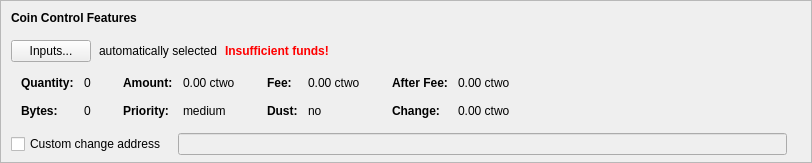
    <widget class="QFrame" name="frameCoinControl">
     <property name="sizePolicy">
      <sizepolicy hsizetype="Expanding" vsizetype="Expanding">
       <horstretch>0</horstretch>
       <verstretch>0</verstretch>
      </sizepolicy>
     </property>
     <property name="maximumSize">
      <size>
       <width>16777215</width>
       <height>16777215</height>
      </size>
     </property>
     <property name="frameShape">
      <enum>QFrame::StyledPanel</enum>
     </property>
     <property name="frameShadow">
      <enum>QFrame::Sunken</enum>
     </property>
     <layout class="QVBoxLayout" name="verticalLayoutCoinControl2">
      <property name="spacing">
       <number>0</number>
      </property>
      <property name="leftMargin">
       <number>0</number>
      </property>
      <property name="topMargin">
       <number>0</number>
      </property>
      <property name="rightMargin">
       <number>0</number>
      </property>
      <property name="bottomMargin">
       <number>6</number>
      </property>
      <item>
       <layout class="QVBoxLayout" name="verticalLayoutCoinControl" stretch="0,0,0,0,1">
        <property name="spacing">
         <number>0</number>
        </property>
        <property name="leftMargin">
         <number>10</number>
        </property>
        <property name="topMargin">
         <number>10</number>
        </property>
        <item>
         <layout class="QHBoxLayout" name="horizontalLayoutCoinControl1">
          <property name="bottomMargin">
           <number>15</number>
          </property>
          <item>
           <widget class="QLabel" name="labelCoinControlFeatures">
            <property name="sizePolicy">
             <sizepolicy hsizetype="Preferred" vsizetype="Maximum">
              <horstretch>0</horstretch>
              <verstretch>0</verstretch>
             </sizepolicy>
            </property>
            <property name="font">
             <font>
              <weight>75</weight>
              <bold>true</bold>
             </font>
            </property>
            <property name="styleSheet">
             <string notr="true">font-weight:bold;</string>
            </property>
            <property name="text">
             <string>Coin Control Features</string>
            </property>
           </widget>
          </item>
         </layout>
        </item>
        <item>
         <layout class="QHBoxLayout" name="horizontalLayoutCoinControl2" stretch="0,0,0,0">
          <property name="spacing">
           <number>8</number>
          </property>
          <property name="bottomMargin">
           <number>10</number>
          </property>
          <item>
           <widget class="QPushButton" name="pushButtonCoinControl">
            <property name="styleSheet">
             <string notr="true"/>
            </property>
            <property name="text">
             <string>Inputs...</string>
            </property>
            <property name="autoDefault">
             <bool>false</bool>
            </property>
           </widget>
          </item>
          <item>
           <widget class="QLabel" name="labelCoinControlAutomaticallySelected">
            <property name="text">
             <string>automatically selected</string>
            </property>
            <property name="margin">
             <number>5</number>
            </property>
           </widget>
          </item>
          <item>
           <widget class="QLabel" name="labelCoinControlInsuffFunds">
            <property name="font">
             <font>
              <weight>75</weight>
              <bold>true</bold>
             </font>
            </property>
            <property name="styleSheet">
             <string notr="true">color:red;font-weight:bold;</string>
            </property>
            <property name="text">
             <string>Insufficient funds!</string>
            </property>
            <property name="margin">
             <number>5</number>
            </property>
           </widget>
          </item>
          <item>
           <spacer name="horizontalSpacerCoinControl">
            <property name="orientation">
             <enum>Qt::Horizontal</enum>
            </property>
            <property name="sizeHint" stdset="0">
             <size>
              <width>40</width>
              <height>1</height>
             </size>
            </property>
           </spacer>
          </item>
         </layout>
        </item>
        <item>
         <widget class="QWidget" name="widgetCoinControl" native="true">
          <property name="sizePolicy">
           <sizepolicy hsizetype="Preferred" vsizetype="Preferred">
            <horstretch>0</horstretch>
            <verstretch>0</verstretch>
           </sizepolicy>
          </property>
          <property name="minimumSize">
           <size>
            <width>0</width>
            <height>0</height>
           </size>
          </property>
          <property name="styleSheet">
           <string notr="true"/>
          </property>
          <layout class="QHBoxLayout" name="horizontalLayoutCoinControl5">
           <property name="leftMargin">
            <number>0</number>
           </property>
           <property name="topMargin">
            <number>0</number>
           </property>
           <property name="rightMargin">
            <number>0</number>
           </property>
           <property name="bottomMargin">
            <number>0</number>
           </property>
           <item>
            <layout class="QHBoxLayout" name="horizontalLayoutCoinControl3" stretch="0,0,0,1">
             <property name="spacing">
              <number>20</number>
             </property>
             <property name="topMargin">
              <number>0</number>
             </property>
             <property name="bottomMargin">
              <number>10</number>
             </property>
             <item>
              <layout class="QFormLayout" name="formLayoutCoinControl1">
               <property name="horizontalSpacing">
                <number>10</number>
               </property>
               <property name="verticalSpacing">
                <number>14</number>
               </property>
               <property name="leftMargin">
                <number>10</number>
               </property>
               <property name="topMargin">
                <number>4</number>
               </property>
               <property name="rightMargin">
                <number>6</number>
               </property>
               <item row="0" column="0">
                <widget class="QLabel" name="labelCoinControlQuantityText">
                 <property name="font">
                  <font>
                   <weight>75</weight>
                   <bold>true</bold>
                  </font>
                 </property>
                 <property name="text">
                  <string>Quantity:</string>
                 </property>
                 <property name="margin">
                  <number>0</number>
                 </property>
                </widget>
               </item>
               <item row="0" column="1">
                <widget class="QLabel" name="labelCoinControlQuantity">
                 <property name="cursor">
                  <cursorShape>IBeamCursor</cursorShape>
                 </property>
                 <property name="contextMenuPolicy">
                  <enum>Qt::ActionsContextMenu</enum>
                 </property>
                 <property name="text">
                  <string notr="true">0</string>
                 </property>
                 <property name="margin">
                  <number>0</number>
                 </property>
                 <property name="textInteractionFlags">
                  <set>Qt::LinksAccessibleByMouse|Qt::TextSelectableByKeyboard|Qt::TextSelectableByMouse</set>
                 </property>
                </widget>
               </item>
               <item row="1" column="0">
                <widget class="QLabel" name="labelCoinControlBytesText">
                 <property name="font">
                  <font>
                   <weight>75</weight>
                   <bold>true</bold>
                  </font>
                 </property>
                 <property name="text">
                  <string>Bytes:</string>
                 </property>
                </widget>
               </item>
               <item row="1" column="1">
                <widget class="QLabel" name="labelCoinControlBytes">
                 <property name="cursor">
                  <cursorShape>IBeamCursor</cursorShape>
                 </property>
                 <property name="contextMenuPolicy">
                  <enum>Qt::ActionsContextMenu</enum>
                 </property>
                 <property name="text">
                  <string notr="true">0</string>
                 </property>
                 <property name="textInteractionFlags">
                  <set>Qt::LinksAccessibleByMouse|Qt::TextSelectableByKeyboard|Qt::TextSelectableByMouse</set>
                 </property>
                </widget>
               </item>
              </layout>
             </item>
             <item>
              <layout class="QFormLayout" name="formLayoutCoinControl2">
               <property name="horizontalSpacing">
                <number>10</number>
               </property>
               <property name="verticalSpacing">
                <number>14</number>
               </property>
               <property name="leftMargin">
                <number>6</number>
               </property>
               <property name="topMargin">
                <number>4</number>
               </property>
               <property name="rightMargin">
                <number>6</number>
               </property>
               <item row="0" column="0">
                <widget class="QLabel" name="labelCoinControlAmountText">
                 <property name="font">
                  <font>
                   <weight>75</weight>
                   <bold>true</bold>
                  </font>
                 </property>
                 <property name="text">
                  <string>Amount:</string>
                 </property>
                 <property name="margin">
                  <number>0</number>
                 </property>
                </widget>
               </item>
               <item row="0" column="1">
                <widget class="QLabel" name="labelCoinControlAmount">
                 <property name="cursor">
                  <cursorShape>IBeamCursor</cursorShape>
                 </property>
                 <property name="contextMenuPolicy">
                  <enum>Qt::ActionsContextMenu</enum>
                 </property>
                 <property name="text">
                  <string notr="true">0.00 ctwo</string>
                 </property>
                 <property name="textInteractionFlags">
                  <set>Qt::LinksAccessibleByMouse|Qt::TextSelectableByKeyboard|Qt::TextSelectableByMouse</set>
                 </property>
                </widget>
               </item>
               <item row="1" column="0">
                <widget class="QLabel" name="labelCoinControlPriorityText">
                 <property name="font">
                  <font>
                   <weight>75</weight>
                   <bold>true</bold>
                  </font>
                 </property>
                 <property name="text">
                  <string>Priority:</string>
                 </property>
                </widget>
               </item>
               <item row="1" column="1">
                <widget class="QLabel" name="labelCoinControlPriority">
                 <property name="cursor">
                  <cursorShape>IBeamCursor</cursorShape>
                 </property>
                 <property name="contextMenuPolicy">
                  <enum>Qt::ActionsContextMenu</enum>
                 </property>
                 <property name="text">
                  <string notr="true">medium</string>
                 </property>
                 <property name="textInteractionFlags">
                  <set>Qt::LinksAccessibleByMouse|Qt::TextSelectableByKeyboard|Qt::TextSelectableByMouse</set>
                 </property>
                </widget>
               </item>
              </layout>
             </item>
             <item>
              <layout class="QFormLayout" name="formLayoutCoinControl3">
               <property name="horizontalSpacing">
                <number>10</number>
               </property>
               <property name="verticalSpacing">
                <number>14</number>
               </property>
               <property name="leftMargin">
                <number>6</number>
               </property>
               <property name="topMargin">
                <number>4</number>
               </property>
               <property name="rightMargin">
                <number>6</number>
               </property>
               <item row="0" column="0">
                <widget class="QLabel" name="labelCoinControlFeeText">
                 <property name="font">
                  <font>
                   <weight>75</weight>
                   <bold>true</bold>
                  </font>
                 </property>
                 <property name="text">
                  <string>Fee:</string>
                 </property>
                 <property name="margin">
                  <number>0</number>
                 </property>
                </widget>
               </item>
               <item row="0" column="1">
                <widget class="QLabel" name="labelCoinControlFee">
                 <property name="cursor">
                  <cursorShape>IBeamCursor</cursorShape>
                 </property>
                 <property name="contextMenuPolicy">
                  <enum>Qt::ActionsContextMenu</enum>
                 </property>
                 <property name="text">
                  <string notr="true">0.00 ctwo</string>
                 </property>
                 <property name="textInteractionFlags">
                  <set>Qt::LinksAccessibleByMouse|Qt::TextSelectableByKeyboard|Qt::TextSelectableByMouse</set>
                 </property>
                </widget>
               </item>
               <item row="1" column="0">
                <widget class="QLabel" name="labelCoinControlLowOutputText">
                 <property name="font">
                  <font>
                   <weight>75</weight>
                   <bold>true</bold>
                  </font>
                 </property>
                 <property name="text">
                  <string>Dust:</string>
                 </property>
                </widget>
               </item>
               <item row="1" column="1">
                <widget class="QLabel" name="labelCoinControlLowOutput">
                 <property name="cursor">
                  <cursorShape>IBeamCursor</cursorShape>
                 </property>
                 <property name="contextMenuPolicy">
                  <enum>Qt::ActionsContextMenu</enum>
                 </property>
                 <property name="text">
                  <string notr="true">no</string>
                 </property>
                 <property name="textInteractionFlags">
                  <set>Qt::LinksAccessibleByMouse|Qt::TextSelectableByKeyboard|Qt::TextSelectableByMouse</set>
                 </property>
                </widget>
               </item>
              </layout>
             </item>
             <item>
              <layout class="QFormLayout" name="formLayoutCoinControl4">
               <property name="horizontalSpacing">
                <number>10</number>
               </property>
               <property name="verticalSpacing">
                <number>14</number>
               </property>
               <property name="leftMargin">
                <number>6</number>
               </property>
               <property name="topMargin">
                <number>4</number>
               </property>
               <property name="rightMargin">
                <number>6</number>
               </property>
               <item row="0" column="0">
                <widget class="QLabel" name="labelCoinControlAfterFeeText">
                 <property name="font">
                  <font>
                   <weight>75</weight>
                   <bold>true</bold>
                  </font>
                 </property>
                 <property name="text">
                  <string>After Fee:</string>
                 </property>
                 <property name="margin">
                  <number>0</number>
                 </property>
                </widget>
               </item>
               <item row="0" column="1">
                <widget class="QLabel" name="labelCoinControlAfterFee">
                 <property name="cursor">
                  <cursorShape>IBeamCursor</cursorShape>
                 </property>
                 <property name="contextMenuPolicy">
                  <enum>Qt::ActionsContextMenu</enum>
                 </property>
                 <property name="text">
                  <string notr="true">0.00 ctwo</string>
                 </property>
                 <property name="textInteractionFlags">
                  <set>Qt::LinksAccessibleByMouse|Qt::TextSelectableByKeyboard|Qt::TextSelectableByMouse</set>
                 </property>
                </widget>
               </item>
               <item row="1" column="0">
                <widget class="QLabel" name="labelCoinControlChangeText">
                 <property name="font">
                  <font>
                   <weight>75</weight>
                   <bold>true</bold>
                  </font>
                 </property>
                 <property name="text">
                  <string>Change:</string>
                 </property>
                </widget>
               </item>
               <item row="1" column="1">
                <widget class="QLabel" name="labelCoinControlChange">
                 <property name="cursor">
                  <cursorShape>IBeamCursor</cursorShape>
                 </property>
                 <property name="contextMenuPolicy">
                  <enum>Qt::ActionsContextMenu</enum>
                 </property>
                 <property name="text">
                  <string notr="true">0.00 ctwo</string>
                 </property>
                 <property name="textInteractionFlags">
                  <set>Qt::LinksAccessibleByMouse|Qt::TextSelectableByKeyboard|Qt::TextSelectableByMouse</set>
                 </property>
                </widget>
               </item>
              </layout>
             </item>
            </layout>
           </item>
          </layout>
         </widget>
        </item>
        <item>
         <layout class="QHBoxLayout" name="horizontalLayoutCoinControl4" stretch="0,0,0">
          <property name="spacing">
           <number>12</number>
          </property>
          <property name="sizeConstraint">
           <enum>QLayout::SetDefaultConstraint</enum>
          </property>
          <property name="topMargin">
           <number>5</number>
          </property>
          <property name="rightMargin">
           <number>5</number>
          </property>
          <item>
           <widget class="QCheckBox" name="checkBoxCoinControlChange">
            <property name="toolTip">
             <string>If this is activated, but the change address is empty or invalid, change will be sent to a newly generated address.</string>
            </property>
            <property name="text">
             <string>Custom change address</string>
            </property>
           </widget>
          </item>
          <item>
           <widget class="QValidatedLineEdit" name="lineEditCoinControlChange">
            <property name="enabled">
             <bool>false</bool>
            </property>
            <property name="sizePolicy">
             <sizepolicy hsizetype="Expanding" vsizetype="Fixed">
              <horstretch>0</horstretch>
              <verstretch>0</verstretch>
             </sizepolicy>
            </property>
           </widget>
          </item>
          <item>
           <widget class="QLabel" name="labelCoinControlChangeLabel">
            <property name="sizePolicy">
             <sizepolicy hsizetype="Preferred" vsizetype="Expanding">
              <horstretch>0</horstretch>
              <verstretch>0</verstretch>
             </sizepolicy>
            </property>
            <property name="minimumSize">
             <size>
              <width>0</width>
              <height>0</height>
             </size>
            </property>
            <property name="text">
             <string/>
            </property>
            <property name="margin">
             <number>3</number>
            </property>
           </widget>
          </item>
         </layout>
        </item>
        <item>
         <spacer name="verticalSpacerCoinControl">
          <property name="orientation">
           <enum>Qt::Vertical</enum>
          </property>
          <property name="sizeHint" stdset="0">
           <size>
            <width>800</width>
            <height>1</height>
           </size>
          </property>
         </spacer>
        </item>
       </layout>
      </item>
     </layout>
    </widget>
